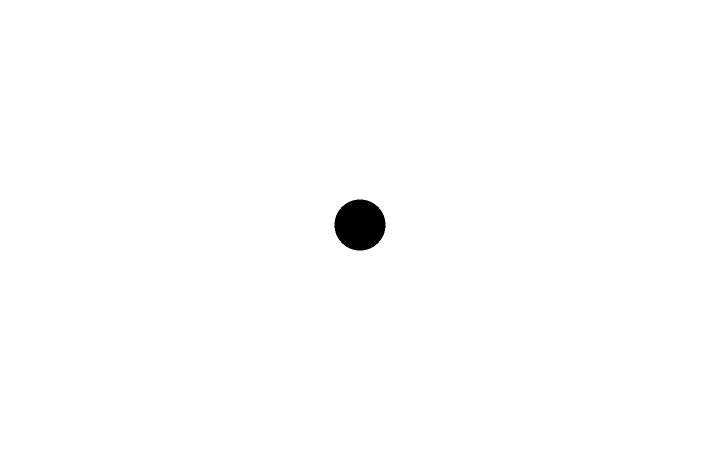
#> input picture Study/Program/cross.png, 1440 x 900 px, given in place of cat.png, which was not available (shown at 1/2 size)
$ python heatmap.py   (older library calls are emulated)
#> lines starting #> are read from the running program, lines starting #| are printed output that depends on the picture; after the words box and inside, x2 and y2 are one past the last pixel; in counts of white or black regions, pixels touching at a corner belong together; pictures that were not available may be replaced by others from this repository, and a replacement may not be noted
#> further down, example_img is the input picture: PIL image 1440x900 RGB; 99.4% white; 1 black region, box (x1, y1, x2, y2) and area: (669, 399, 771, 501) 8184
from abc import ABCMeta, abstractmethod
from functools import partial
import os
import random

from matplotlib.colors import LinearSegmentedColormap
import numpy
from PIL import Image


_asset_file = partial(os.path.join, os.path.dirname(__file__), 'assets')


def _img_to_opacity(img, opacity):
        img = img.copy()
        alpha = img.split()[3]
        alpha = alpha.point(lambda p: int(p * opacity))
        img.putalpha(alpha)
        return img


class Heatmapper:
    def __init__(self, point_diameter=100, point_strength=0.25, opacity=0.65,
                 colours='default',
                 grey_heatmapper='PIL'):
        """
        :param opacity: opacity (between 0 and 1) of the generated heatmap overlay
        :param colours: Either 'default', 'reveal',
                        OR the path to horizontal image which will be converted to a scale
                        OR a matplotlib LinearSegmentedColorMap instance.
        :param grey_heatmapper: Required to draw points on an image as a greyscale
                                heatmap. If not using the default, this must be an object
                                which fulfils the GreyHeatmapper interface.
        """

        self.opacity = opacity

        self._colours = None
        self.colours = colours

        if grey_heatmapper == 'PIL':
            self.grey_heatmapper = PILGreyHeatmapper(point_diameter, point_strength)
        else:
            self.grey_heatmapper = grey_heatmapper

    @property
    def colours(self):
        return self._colours

    @colours.setter
    def colours(self, colours):
        self._colours = colours

        if isinstance(colours, LinearSegmentedColormap):
            self._cmap = colours
        else:
            files = {
                'default': _asset_file('default.png'),
                'reveal': _asset_file('reveal.png'),
            }
            scale_path = files.get(colours) or colours
            self._cmap = self._cmap_from_image_path(scale_path)

    @property
    def point_diameter(self):
        return self.grey_heatmapper.point_diameter

    @point_diameter.setter
    def point_diameter(self, point_diameter):
        self.grey_heatmapper.point_diameter = point_diameter

    @property
    def point_strength(self):
        return self.grey_heatmapper.point_strength

    @point_strength.setter
    def point_strength(self, point_strength):
        self.grey_heatmapper.point_strength = point_strength

    def heatmap(self, width, height, points, base_path=None, base_img=None):
        """
        :param points: sequence of tuples of (x, y), eg [(9, 20), (7, 3), (19, 12)]
        :return: If base_path of base_img provided, a heat map from the given points
                 is overlayed on the image. Otherwise, the heat map alone is returned
                 with a transparent background.
        """
        heatmap = self.grey_heatmapper.heatmap(width, height, points)
        heatmap = self._colourised(heatmap)
        heatmap = _img_to_opacity(heatmap, self.opacity)

        if not (base_path or base_img):
            return heatmap

        background = Image.open(base_path) if base_path else base_img
        return Image.alpha_composite(background.convert('RGBA'), heatmap)

    def heatmap_on_img_path(self, points, base_path):
        width, height = Image.open(base_path).size
        return self.heatmap(width, height, points, base_path=base_path)

    def heatmap_on_img(self, points, img):
        width, height = img.size
        return self.heatmap(width, height, points, base_img=img)

    def _colourised(self, img):
        """ maps values in greyscale image to colours """
        arr = numpy.array(img)
        rgba_img = self._cmap(arr, bytes=True)
        return Image.fromarray(rgba_img)

    @staticmethod
    def _cmap_from_image_path(img_path):
        img = Image.open(img_path)
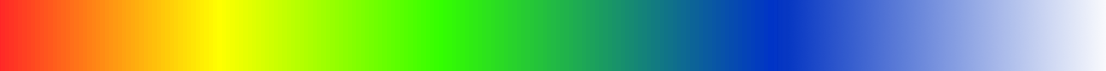
#> input picture Data Analysis/scripts/export/assets/default.png, 1106 x 71 px
#> img is the input picture: PIL image 1106x71 RGBA; mean R, G, B, A 90.7, 142.7, 92.4, 219
        img = img.resize((256, img.height))
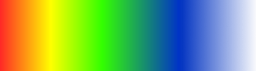
#> img: PIL image 256x71 RGBA; mean R, G, B, A 90.5, 142.6, 92.2, 219; transparent parts drawn white
        colours = (img.getpixel((x, 0)) for x in range(256))
        colours = [(r/255, g/255, b/255, a/255) for (r, g, b, a) in colours]
#> colours = 256 items, first 6: (1, 0.165, 0.149, 1), (1, 0.18, 0.145, 1), (1, 0.196, 0.141, 1), (1, 0.212, 0.137, 1), (1, 0.231, 0.137, 1), (1, 0.247, 0.133, 1)
        return LinearSegmentedColormap.from_list('from_image', colours)


class GreyHeatMapper(metaclass=ABCMeta):
    @abstractmethod
    def __init__(self, point_diameter, point_strength):
        self.point_diameter = point_diameter
        self.point_strength = point_strength

    @abstractmethod
    def heatmap(self, width, height, points):
        """
        :param points: sequence of tuples of (x, y), eg [(9, 20), (7, 3), (19, 12)]
        :return: a white image of size width x height with black areas painted at
                 the given points
        """
        pass


class PILGreyHeatmapper(GreyHeatMapper):
    def __init__(self, point_diameter, point_strength):
        super().__init__(point_diameter, point_strength)

    def heatmap(self, width, height, points):
#> called with width = 1440, height = 900
        heat = Image.new('L', (width, height), color=255)
#> heat: PIL image 1440x900 L; every value is 255

        dot = (Image.open(_asset_file('450pxdot.png')).copy()
                    .resize((self.point_diameter, self.point_diameter), resample=Image.ANTIALIAS))
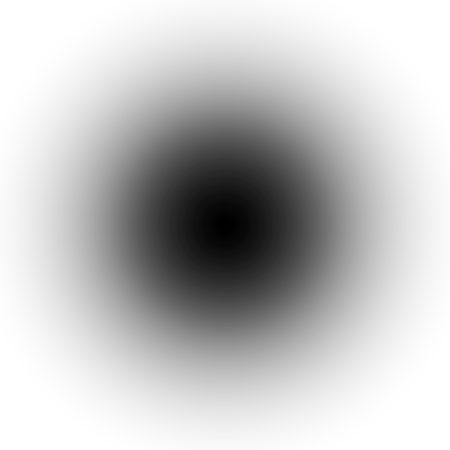
#> input picture Data Analysis/scripts/export/assets/450pxdot.png, 450 x 450 px
        dot = _img_to_opacity(dot, self.point_strength)

        for x, y in points:
            x, y = int(x - self.point_diameter/2), int(y - self.point_diameter/2)
            heat.paste(dot, (x, y), dot)
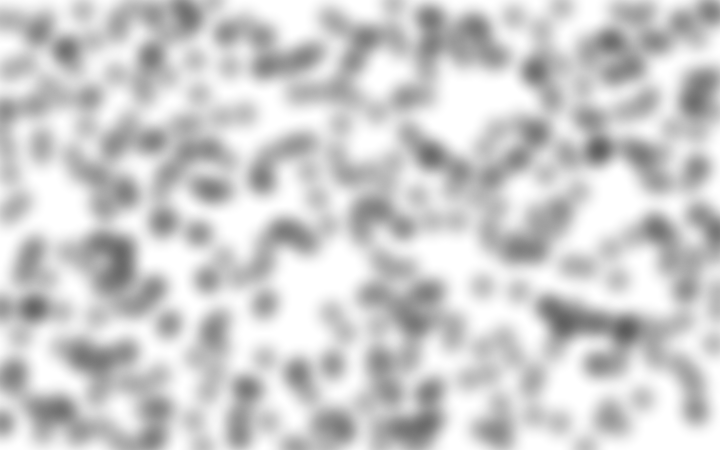
#> heat: PIL image 1440x900 L (shown at 1/2 size); min 91, max 255, mean 205.1

        return heat


if __name__ == '__main__':
    randpoint = lambda max_x, max_y: (random.randint(0, max_x), random.randint(0, max_y))
    example_img = Image.open(_asset_file('cat.png'))
    example_points = (randpoint(*example_img.size) for _ in range(500))

    heatmapper = Heatmapper(colours='default')
    #heatmapper.colours = 'reveal'
    heatmapper.heatmap_on_img(example_points, example_img).save('out.png')
#> in _colourised, `rgba_img = self._cmap(arr, bytes=True)`:
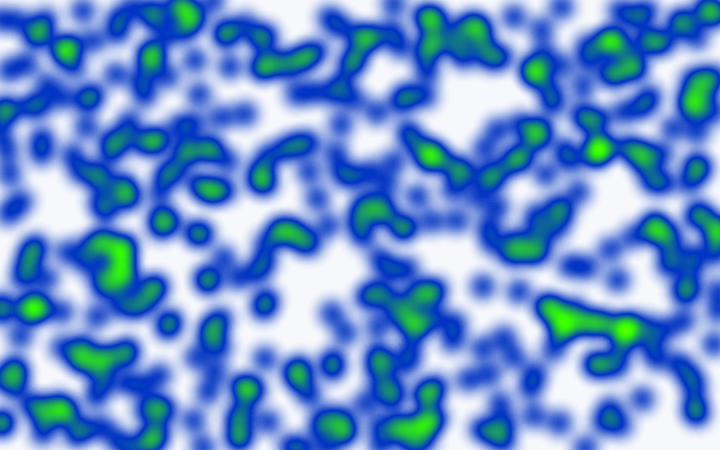
#> rgba_img: shape (900, 1440, 4) (shown at 1/2 size); mean of channels 0, 1, 2, 3 7.2, 67.6, 182.2, 155.9; transparent parts drawn white
#> call 2 of _img_to_opacity, with opacity = 0.65
#> in _img_to_opacity (call 2), `alpha = alpha.point(lambda p: int(p * opacity))`:
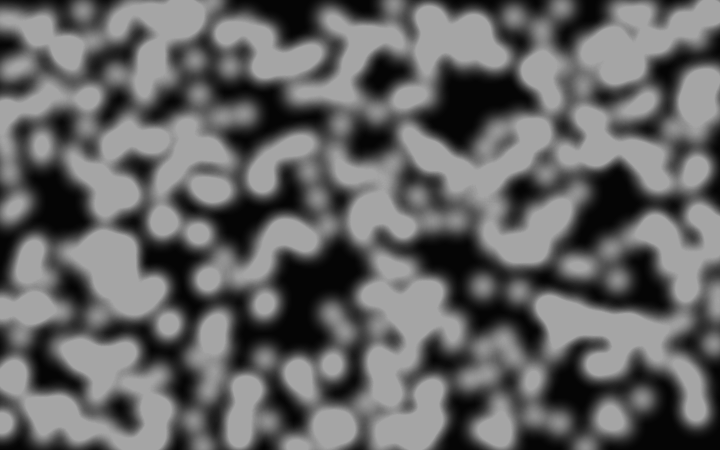
#> alpha: PIL image 1440x900 L (shown at 1/2 size); min 5, max 165, mean 100.8
#> in _img_to_opacity (call 2), `img.putalpha(alpha)`:
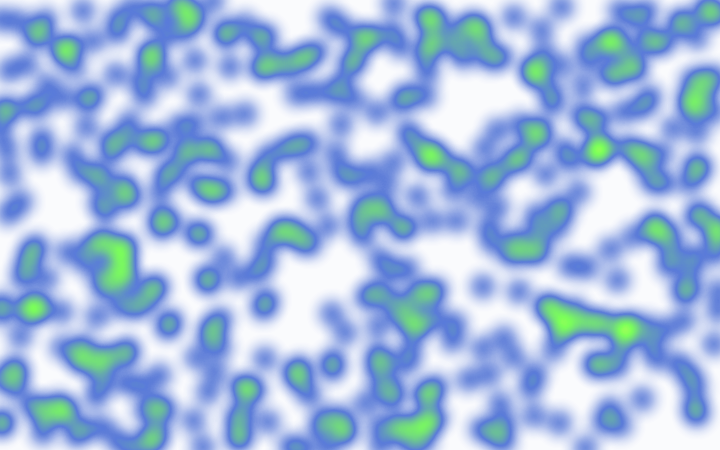
#> img: PIL image 1440x900 RGBA (shown at 1/2 size); mean R, G, B, A 7.2, 67.6, 182.2, 100.8; transparent parts drawn white
